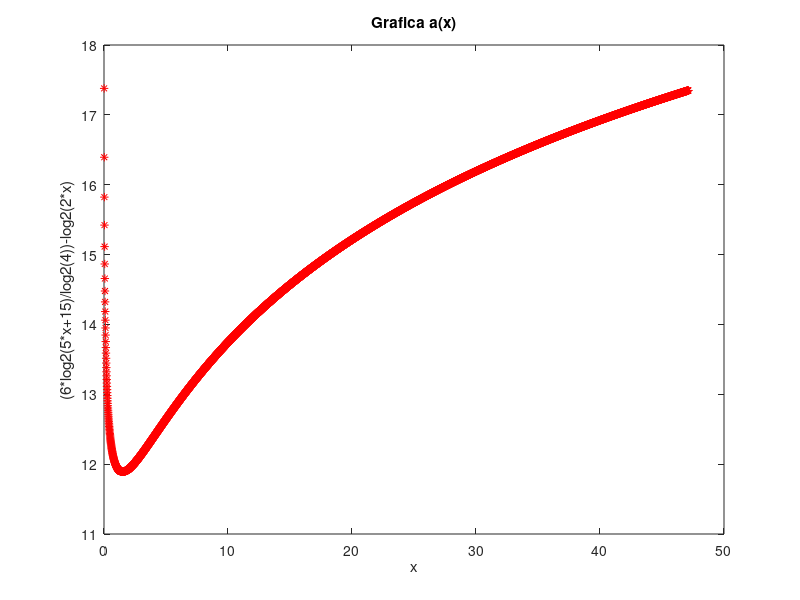
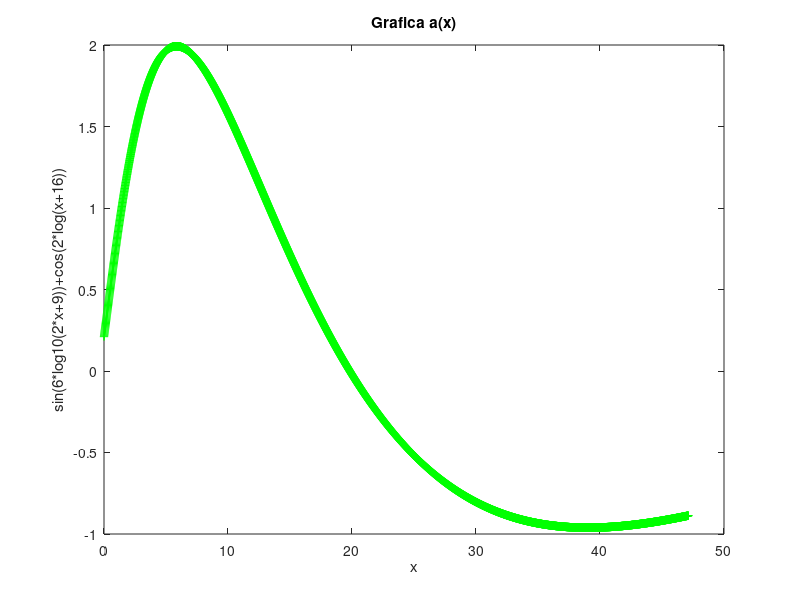
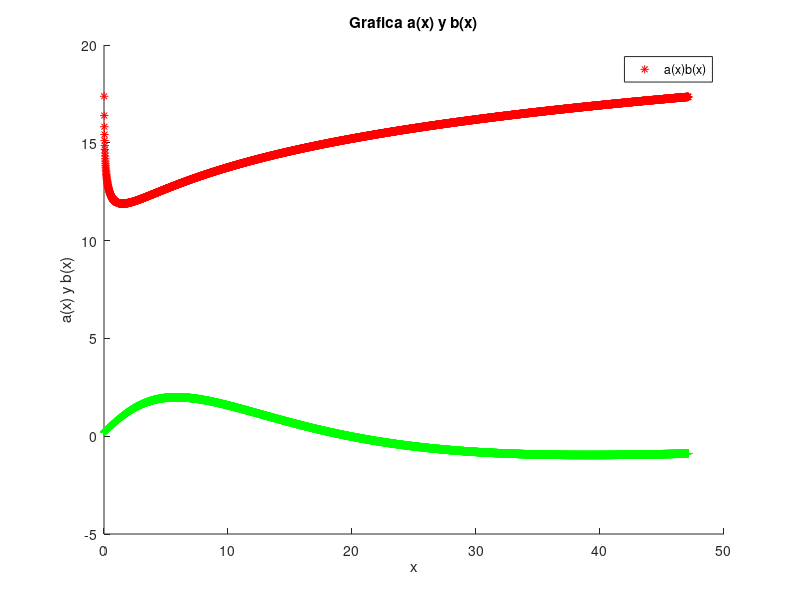
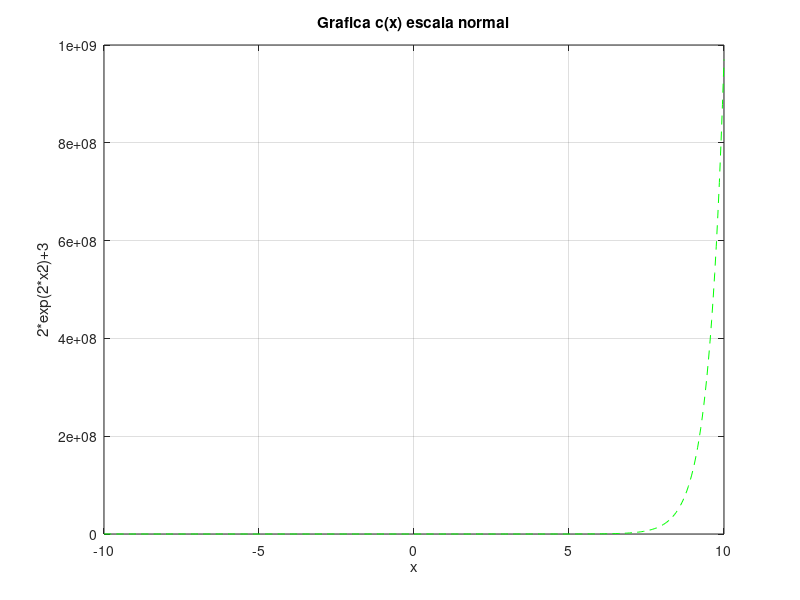

MATLAB code for these plots, in order: (Note: this script raises an error after producing the figures.)

x=0:0.01:15*pi;%Creacion de puntos para apartado 3.1 parte 1
x2=-10:0.05:10;% Creacion de puntos para apartdado 3.1 parte 2
%declaracion de a(x), b(x) y c(x) 
a=(6*log2(5*x+15)/log2(4))-log2(2*x);
b=sin(6*log10(2*x+9))+cos(2*log(x+16));
c=2*exp(2*x2)+3;
% Graficas 
% a(x)
figure(1)
plot(x,a,'r*')
title("Grafica a(x)")
xlabel('x')
ylabel('(6*log2(5*x+15)/log2(4))-log2(2*x)')
%b(x)
figure(2)
plot(x,b,'g+')
title("Grafica a(x)")
xlabel('x')
ylabel('sin(6*log10(2*x+9))+cos(2*log(x+16))')
%a(x) y b(x)
figure(3)
hold on
plot(x,a,'r*')
plot(x,b,'g+')
legend(["a(x)","b(x)"])
title("Grafica a(x) y b(x)")
xlabel('x')
ylabel('a(x) y b(x)')
hold off
%c(x) escala normal
figure(4)
plot(x2,c,'g--')
grid on 
title("Grafica c(x) escala normal")
xlabel('x')
ylabel('2*exp(2*x2)+3')
%c(x) escala logaritmica
figure(5)
semilogy (x2,c,'r--')
grid on 
title("Grafica c(x) escala logaritmica")
xlabel('x')
ylabel('2*exp(2*x2)+3')
% Parte 2 
%desviacion estandar
desviacion=desviacionF([1,1,1,1,1,1,1,1,1,1,1,0,0,0,0,0,0,0,0,0,0,0]);



